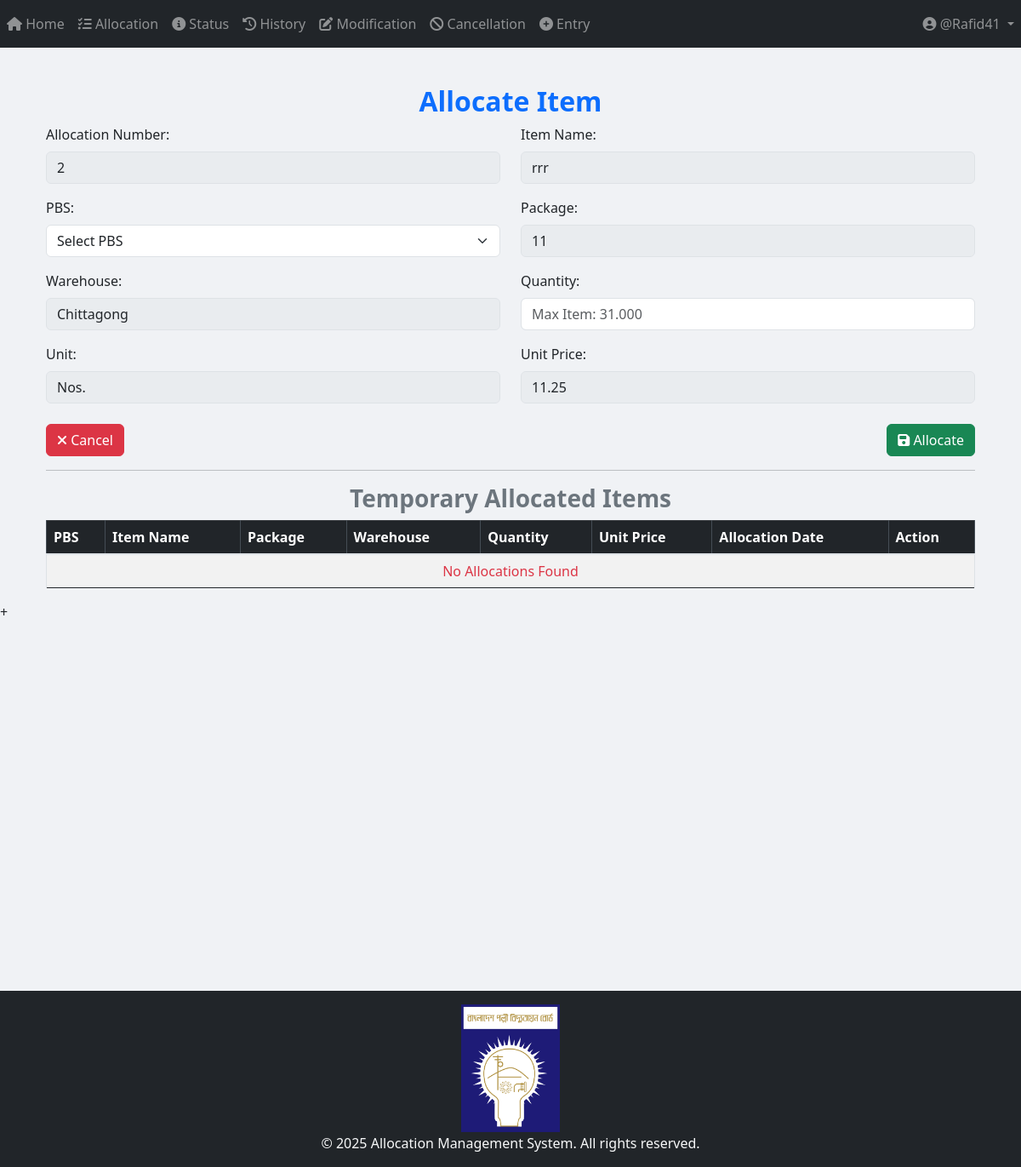
The app's page /allocation/allocate_item/2/15/ (signed in), older data.
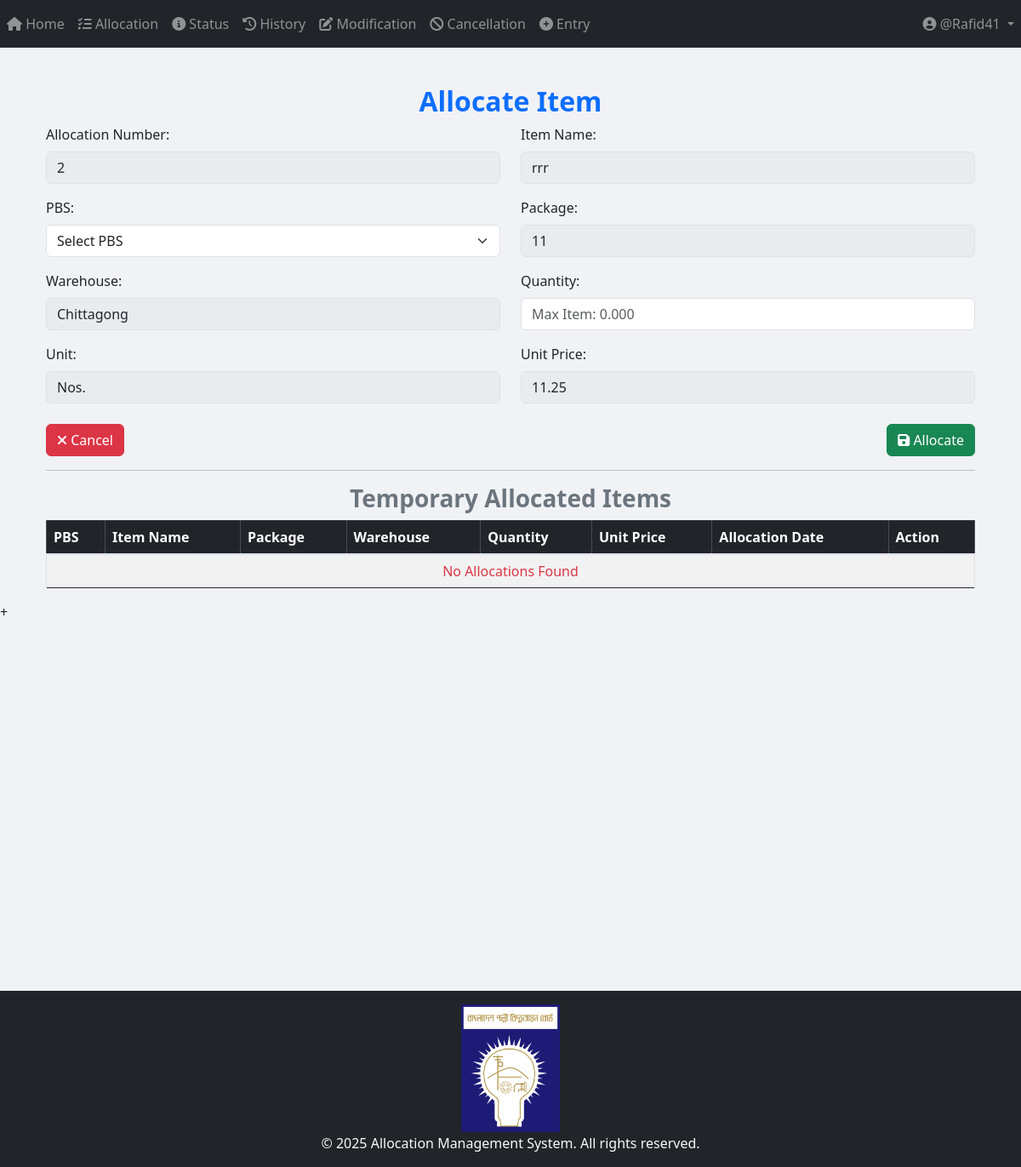
The same page, newer data.
### App_Entry/models.py (models this page shows, shortened)
class Item(models.Model):
    WAREHOUSE_CHOICES = [
        ("Dhaka", "Dhaka"),
        ("Khulna", "Khulna"),
        ("Chittagong", "Chittagong"),
    ]
    UNIT_CHOICES = [
        ("Nos.", "Nos."),
        ("Mtr.", "Mtr."),
        ("Km.", "Km."),
        ("Set.", "Set."),
        ("Pair.", "Pair."),
        ("Kg", "Kg"),
        ("Lot", "Lot"),
        ("Pcs", "Pcs"),
        ("Coil", "Coil"),
        ("Box", "Box"),
        ("Feet", "Feet"),
        ("Liter", "Liter"),
        ("m3", "m3"),
        ("m2", "m2"),
        ("Ream", "Ream"),
        ("Bundle", "Bundle"),
        ("Carton", "Carton"),
    ]
    name = models.CharField(max_length=255)
    description = models.TextField(blank=True, null=True)
    warehouse = models.CharField(
        max_length=50, choices=WAREHOUSE_CHOICES, default="Dhaka"
    )
    unit_of_item = models.CharField(
        max_length=100, choices=UNIT_CHOICES, default="Nos."
    )  # Updated field
    unit_price = models.DecimalField(max_digits=15, decimal_places=2, default=0.00)
    quantity_of_item = models.DecimalField(
        max_digits=20,
        decimal_places=3,
        default=0.00
    )
    package = models.ForeignKey(
        Package,
        on_delete=models.SET_NULL,
        related_name="package_of_item",
        null=True,
    )
    created_at = models.DateTimeField(default=timezone.now)

class Package(models.Model):
    packageId = models.TextField(unique=True)

### App_Allocation/views/Allocation_view.py (the view)
# urls.py: path('allocate_item/<int:allocation_id>/<int:item_id>/', views.allocate_item, name="allocate_item"),
@login_required
def allocate_item(request, allocation_id, item_id):
    item = get_object_or_404(Item, id=item_id)
    allocation_no_obj = get_object_or_404(Allocation_Number, id=allocation_id)
    pbss = PBS.objects.all()
    if request.method == "POST":
        form = TemporaryAllocationForm(request.POST)
        pbs_id = request.POST.get("pbs")
        quantity = request.POST.get("quantity")
        try:
            quantity = Decimal(quantity)   # convert to Decimal
        except (TypeError, ValueError, InvalidOperation):
            messages.error(request, "Invalid quantity entered.")
            return redirect("App_Allocation:allocate_item", allocation_id=allocation_id, item_id=item.id)
        existing_allocations = Temporary_Allocation.objects.filter(
            allocation_no=allocation_no_obj, item_primary_key=item.id
        )
        total_allocated = sum(existing.quantity for existing in existing_allocations)
        if quantity + total_allocated > item.quantity_of_item:
            messages.error(request, "Total allocated quantity exceeds available stock!")
        elif quantity == 0:
            messages.error(request, "Quantity cannot be zero.")
        elif not pbs_id:
            messages.error(request, "Please select a valid PBS before submitting.")
        else:
            allocation = form.save(commit=False)
            allocation.item = item
            allocation.item_primary_key = item.id
            allocation.package = item.package
            allocation.warehouse = item.warehouse
            allocation.price = item.unit_price
            allocation.pbs = get_object_or_404(PBS, id=pbs_id)
            allocation.allocation_no = allocation_no_obj
            allocation.unit_of_item = item.unit_of_item
            allocation.quantity = quantity  # make sure form field aligns
            if item.quantity_of_item >= quantity:
                allocation.save()
                item.quantity_of_item -= quantity
                item.save()
                messages.success(request, "Item allocated successfully!")
            else:
                messages.error(request, "Not enough stock available for allocation.")
            return redirect("App_Allocation:Search_and_Select", allocation_id=allocation_id)
    else:
        form = TemporaryAllocationForm()
    allocations = Temporary_Allocation.objects.filter(allocation_no=allocation_no_obj).order_by("-created_at")
    return render(
        request,
        "App_Allocation/allocate_item.html",
        {
            "form": form,
            "item": item,
            "allocation_no_obj": allocation_no_obj,
            "pbss": pbss,
            "allocations": allocations,
        },
    )

### App_Allocation/forms.py
class TemporaryAllocationForm(forms.ModelForm):
    class Meta:
        model = Temporary_Allocation
        fields = ['allocation_no', 'quantity']

### templates/App_Allocation/allocate_item.html (shortened to what the changed rows need)
{% extends 'base.html' %}
{% load crispy_forms_tags %}
{% load static %}
{% block body_block %}
<div class="container mt-4">
    <h2 class="text-primary text-center"><b>Allocate Item</b></h2>
    <form method="POST">
        <div class="row">
            <div class="col-md-6">
                <label>Item Name:</label>
                <input type="text" class="form-control" value="{{ item.name }}" readonly>
            </div>
        </div>
        <div class="row mt-3">
            <div class="col-md-6">
                <label>Package:</label>
                <input type="text" class="form-control" value="{{ item.package.packageId }}" readonly>
            </div>
        </div>
        <div class="row mt-3">
            <div class="col-md-6">
                <label>Warehouse:</label>
                <input type="text" class="form-control" value="{{ item.warehouse }}" readonly>
            </div>
            <div class="col-md-6">
                <label>Quantity:</label>
                <input type="number" name="quantity" class="form-control" step="0.001" min="0" placeholder="Max Item: {{ item.quantity_of_item }}" required>
            </div>
        </div>
        <div class="row mt-3">
            <div class="col-md-6">
                <label>Unit:</label>
                <input type="text" class="form-control" value="{{ item.unit_of_item }}" readonly>
            </div>
            <div class="col-md-6">
                <label>Unit Price:</label>
                <input type="text" class="form-control" value="{{ item.unit_price }}" readonly>
            </div>
        </div>
    </form>
    <div class="table-responsive" style="max-height: 400px; overflow-y: auto;">
        <table class="table table-bordered table-striped">
            <thead class="table-dark">
                <tr>
                    <th>PBS</th>
                    <th>Item Name</th>
                    <th>Package</th>
                    <th>Warehouse</th>
                    <th>Quantity</th>
                    <th>Unit Price</th>
                    <th>Allocation Date</th>
                    <th>Action</th>
                </tr>
            </thead>
        </table>
    </div>
</div>
{% endblock %}

Row changes from the older to the newer data that the page shows:
changed Item "rrr": quantity "Max Item: 31.000" → "Max Item: 0.000"
